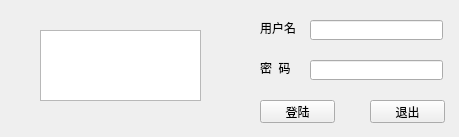
<?xml version="1.0" encoding="UTF-8"?>
<ui version="4.0">
 <class>LoginForm</class>
 <widget class="QWidget" name="LoginForm">
  <property name="geometry">
   <rect>
    <x>0</x>
    <y>0</y>
    <width>459</width>
    <height>137</height>
   </rect>
  </property>
  <property name="windowTitle">
   <string>登陆</string>
  </property>
  <widget class="QLabel" name="usrLabel">
   <property name="geometry">
    <rect>
     <x>260</x>
     <y>20</y>
     <width>41</width>
     <height>16</height>
    </rect>
   </property>
   <property name="text">
    <string>用户名</string>
   </property>
  </widget>
  <widget class="QLabel" name="psdLabel">
   <property name="geometry">
    <rect>
     <x>260</x>
     <y>60</y>
     <width>41</width>
     <height>16</height>
    </rect>
   </property>
   <property name="text">
    <string>密  码</string>
   </property>
  </widget>
  <widget class="QPushButton" name="loginBtn">
   <property name="geometry">
    <rect>
     <x>260</x>
     <y>100</y>
     <width>75</width>
     <height>23</height>
    </rect>
   </property>
   <property name="text">
    <string>登陆</string>
   </property>
  </widget>
  <widget class="QPushButton" name="exitBtn">
   <property name="geometry">
    <rect>
     <x>370</x>
     <y>100</y>
     <width>75</width>
     <height>23</height>
    </rect>
   </property>
   <property name="text">
    <string>退出</string>
   </property>
  </widget>
  <widget class="QTextEdit" name="loginResultText">
   <property name="geometry">
    <rect>
     <x>40</x>
     <y>30</y>
     <width>161</width>
     <height>71</height>
    </rect>
   </property>
  </widget>
  <widget class="QLineEdit" name="usrText">
   <property name="geometry">
    <rect>
     <x>310</x>
     <y>20</y>
     <width>133</width>
     <height>20</height>
    </rect>
   </property>
  </widget>
  <widget class="QLineEdit" name="psdText">
   <property name="geometry">
    <rect>
     <x>310</x>
     <y>60</y>
     <width>133</width>
     <height>20</height>
    </rect>
   </property>
  </widget>
 </widget>
 <layoutdefault spacing="6" margin="9"/>
 <resources/>
 <connections/>
 <designerdata>
  <property name="gridDeltaX">
   <number>10</number>
  </property>
  <property name="gridDeltaY">
   <number>10</number>
  </property>
  <property name="gridSnapX">
   <bool>true</bool>
  </property>
  <property name="gridSnapY">
   <bool>true</bool>
  </property>
  <property name="gridVisible">
   <bool>true</bool>
  </property>
 </designerdata>
</ui>
